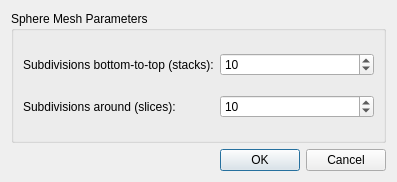
<?xml version="1.0" encoding="UTF-8"?>
<ui version="4.0">
 <class>SphereDialog</class>
 <widget class="QDialog" name="SphereDialog">
  <property name="geometry">
   <rect>
    <x>0</x>
    <y>0</y>
    <width>397</width>
    <height>182</height>
   </rect>
  </property>
  <property name="windowTitle">
   <string>Sphere Creation Parameters</string>
  </property>
  <property name="modal">
   <bool>true</bool>
  </property>
  <layout class="QVBoxLayout" name="verticalLayout">
   <item>
    <widget class="QGroupBox" name="groupBox">
     <property name="title">
      <string>Sphere Mesh Parameters</string>
     </property>
     <layout class="QGridLayout" name="gridLayout">
      <item row="0" column="0">
       <widget class="QLabel" name="label">
        <property name="sizePolicy">
         <sizepolicy hsizetype="Fixed" vsizetype="Preferred">
          <horstretch>0</horstretch>
          <verstretch>0</verstretch>
         </sizepolicy>
        </property>
        <property name="text">
         <string>Subdivisions bottom-to-top (stacks):</string>
        </property>
        <property name="buddy">
         <cstring>stacksSpinBox</cstring>
        </property>
       </widget>
      </item>
      <item row="0" column="1">
       <widget class="QSpinBox" name="stacksSpinBox">
        <property name="minimum">
         <number>2</number>
        </property>
        <property name="maximum">
         <number>99999</number>
        </property>
        <property name="value">
         <number>10</number>
        </property>
       </widget>
      </item>
      <item row="1" column="0">
       <widget class="QLabel" name="label_2">
        <property name="sizePolicy">
         <sizepolicy hsizetype="Fixed" vsizetype="Preferred">
          <horstretch>0</horstretch>
          <verstretch>0</verstretch>
         </sizepolicy>
        </property>
        <property name="text">
         <string>Subdivisions around (slices):</string>
        </property>
        <property name="buddy">
         <cstring>slicesSpinBox</cstring>
        </property>
       </widget>
      </item>
      <item row="1" column="1">
       <widget class="QSpinBox" name="slicesSpinBox">
        <property name="minimum">
         <number>2</number>
        </property>
        <property name="maximum">
         <number>99999</number>
        </property>
        <property name="value">
         <number>10</number>
        </property>
       </widget>
      </item>
     </layout>
    </widget>
   </item>
   <item>
    <widget class="QDialogButtonBox" name="buttonBox">
     <property name="orientation">
      <enum>Qt::Horizontal</enum>
     </property>
     <property name="standardButtons">
      <set>QDialogButtonBox::Cancel|QDialogButtonBox::Ok</set>
     </property>
    </widget>
   </item>
  </layout>
 </widget>
 <tabstops>
  <tabstop>stacksSpinBox</tabstop>
  <tabstop>slicesSpinBox</tabstop>
  <tabstop>buttonBox</tabstop>
 </tabstops>
 <resources/>
 <connections>
  <connection>
   <sender>buttonBox</sender>
   <signal>accepted()</signal>
   <receiver>SphereDialog</receiver>
   <slot>accept()</slot>
   <hints>
    <hint type="sourcelabel">
     <x>224</x>
     <y>160</y>
    </hint>
    <hint type="destinationlabel">
     <x>157</x>
     <y>181</y>
    </hint>
   </hints>
  </connection>
  <connection>
   <sender>buttonBox</sender>
   <signal>rejected()</signal>
   <receiver>SphereDialog</receiver>
   <slot>reject()</slot>
   <hints>
    <hint type="sourcelabel">
     <x>292</x>
     <y>166</y>
    </hint>
    <hint type="destinationlabel">
     <x>286</x>
     <y>181</y>
    </hint>
   </hints>
  </connection>
 </connections>
</ui>
